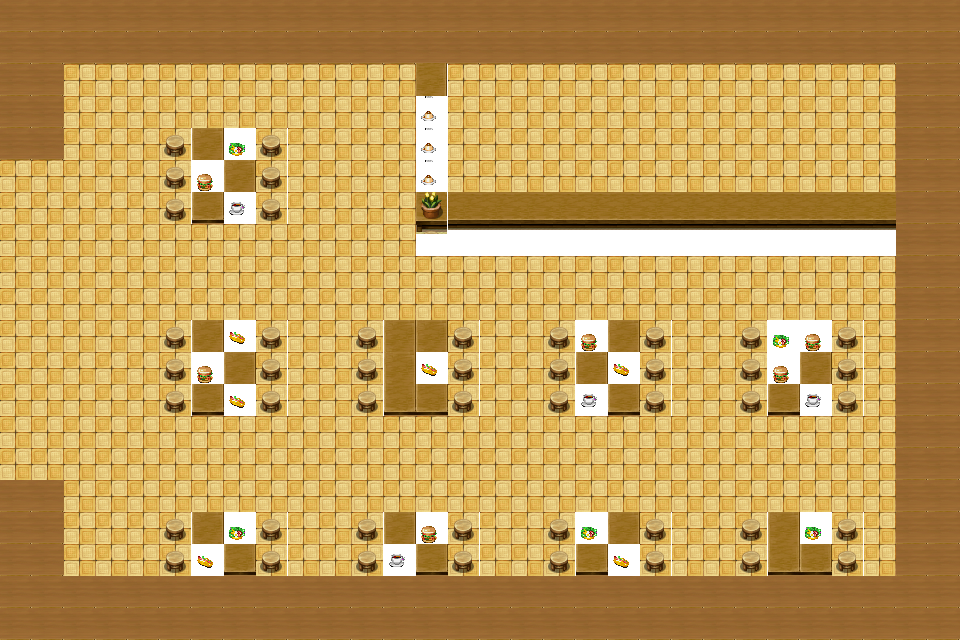

This is a level from a 2D game, rendered from its Tiled map with the project's own tilesets. A one-line summary and the map file follow, with tile-layer data summarised:
An orthogonal 30x20 tile map with 32x32 px tiles, 3 tile layers (Tile Layer 1, objects, food).

<map version="1.0" orientation="orthogonal" width="30" height="20" tilewidth="32" tileheight="32">
 <tileset firstgid="1" name="cafeteria" tilewidth="32" tileheight="32">
  <image source="../images/cafeteria.png" trans="ffffff" width="320" height="320" />
 </tileset>
 <layer name="Tile Layer 1" width="30" height="20">
  <data>[600 cells, 600 non-empty, 5 distinct tile ids]</data>
 </layer>
 <layer name="objects" width="30" height="20">
  <data>[600 cells, 36 non-empty, 8 distinct tile ids]</data>
 </layer>
 <layer name="food" width="30" height="20">
  <data>[600 cells, 24 non-empty, 5 distinct tile ids]</data>
 </layer>
</map>